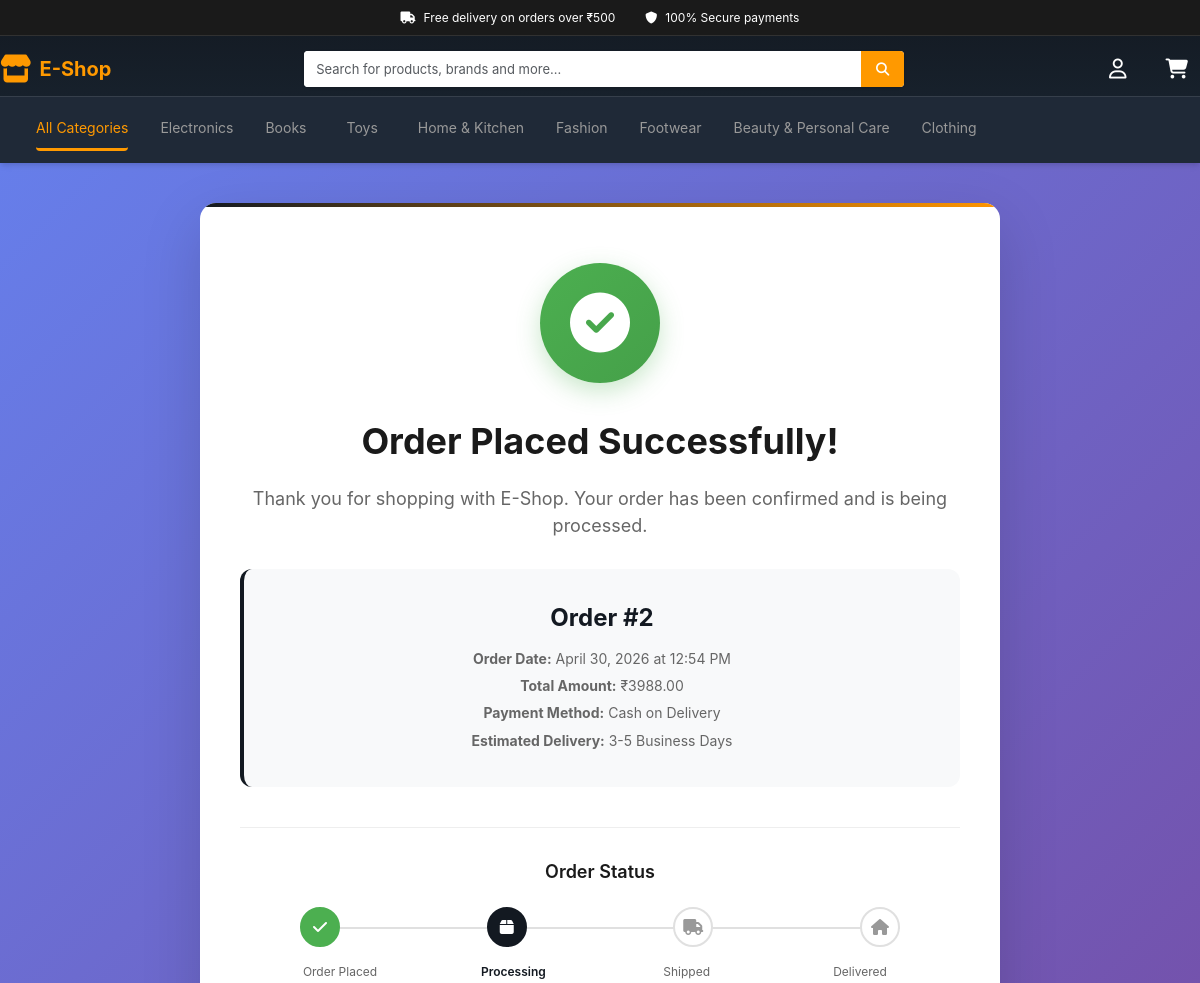
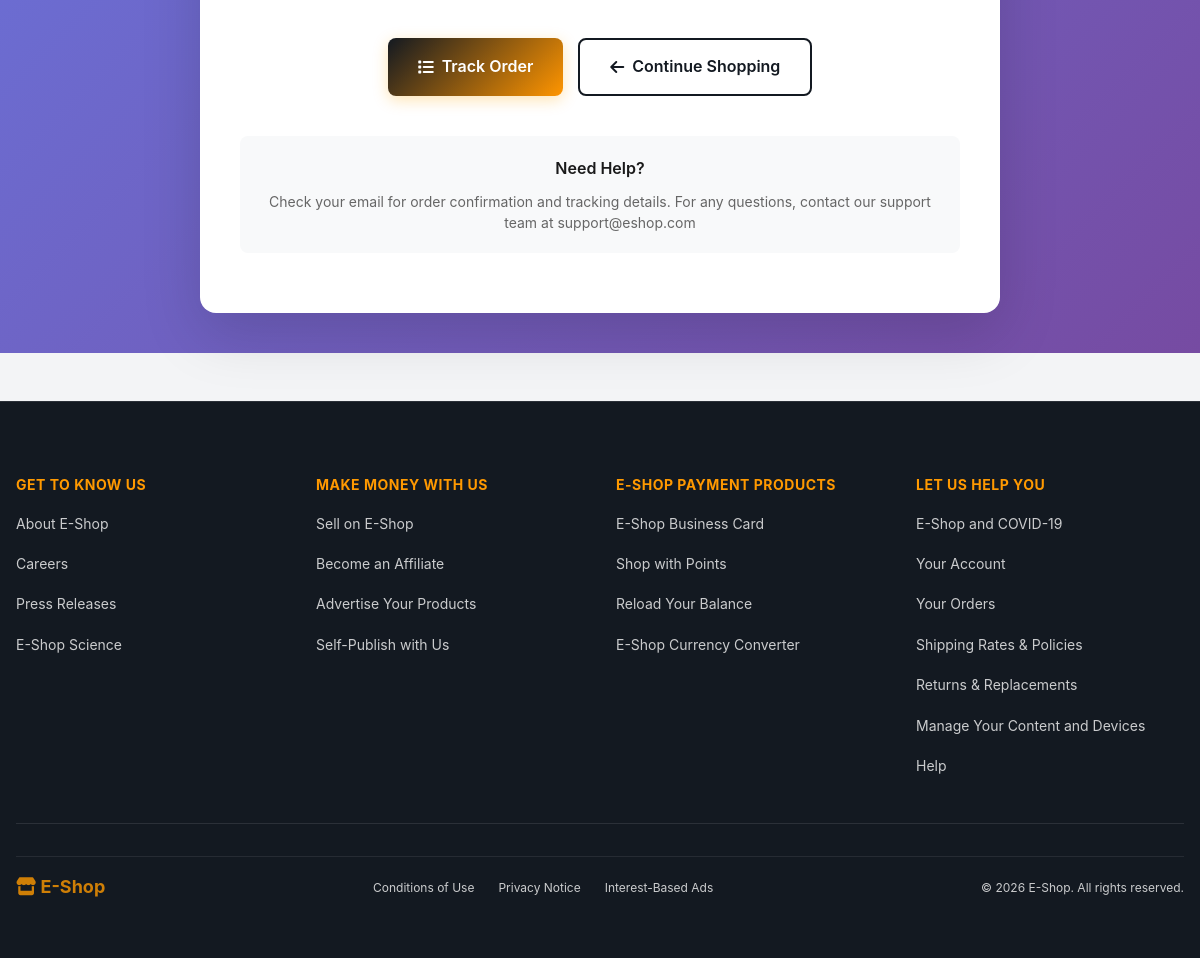
/orders/success/2/ (signed in), run on the app's committed database (2 pictures, top to bottom).
### products/models.py (models this page shows, shortened)
class Category(models.Model):
    name = models.CharField(max_length=200, unique=True)
    slug = models.SlugField(max_length=200, unique=True)
    icon = models.CharField(max_length=50, blank=True, help_text="Font Awesome icon class")
    class Meta:
        verbose_name_plural = 'categories'

### orders/models.py (models this page shows, shortened)
class Order(models.Model):
    user = models.ForeignKey(settings.AUTH_USER_MODEL, related_name='orders', on_delete=models.CASCADE)
    first_name = models.CharField(max_length=50)
    last_name = models.CharField(max_length=50)
    email = models.EmailField()
    phone_number = models.CharField(max_length=20, blank=False)
    address = models.CharField(max_length=250)
    city = models.CharField(max_length=100)
    state = models.CharField(max_length=100, blank=False)
    postal_code = models.CharField(max_length=20)
    country = models.CharField(max_length=100, blank=False)
    created = models.DateTimeField(auto_now_add=True)
    updated = models.DateTimeField(auto_now=True)
    paid = models.BooleanField(default=False)
    class Meta:
        ordering = ('-created',)
    def get_total_cost(self):
        return sum(item.get_cost() for item in self.items.all())

class OrderItem(models.Model):
    order = models.ForeignKey(Order, related_name='items', on_delete=models.CASCADE)
    product = models.ForeignKey(Product, related_name='order_items', on_delete=models.CASCADE)
    price = models.DecimalField(max_digits=10, decimal_places=2)
    quantity = models.PositiveIntegerField(default=1)
    def get_cost(self):
        return self.price * self.quantity

### orders/views.py (the view)
# urls.py: path('success/<int:order_id>/', views.order_success, name='order_success'),
@login_required
def order_success(request, order_id):
    order = get_object_or_404(Order, id=order_id, user=request.user)
    return render(request, 'orders/success.html', {'order': order})

### products/context_processors.py (called while the page is built)
def categories_processor(request):
    return {
        'global_categories': Category.objects.all()
    }

### templates/orders/success.html (shortened to what this page needs)
{% extends 'base.html' %}
{% block content %}
<div class="order-success-container">
    <div class="order-success-card">
        <div class="success-icon">
            <i class="fa-solid fa-circle-check"></i>
        </div>
        <h1 class="order-success-title">Order Placed Successfully!</h1>
        <p class="order-success-subtitle">Thank you for shopping with E-Shop. Your order has been confirmed and is being processed.</p>
        <div class="order-details">
            <div class="order-number">Order #{{ order.id }}</div>
            <div class="order-info">
                <p><strong>Order Date:</strong> {{ order.created|date:"F j, Y \a\t g:i A" }}</p>
                <p><strong>Total Amount:</strong> ₹{{ order.get_total_cost }}</p>
                <p><strong>Payment Method:</strong> {{ order.payment_method|default:"Cash on Delivery" }}</p>
                <p><strong>Estimated Delivery:</strong> 3-5 Business Days</p>
            </div>
        </div>
        <div class="order-timeline">
            <h3 class="timeline-title">Order Status</h3>
            <div class="timeline-steps">
                <div class="timeline-step completed">
                    <i class="fa-solid fa-check"></i>
                </div>
                <div class="timeline-step active">
                    <i class="fa-solid fa-box"></i>
                </div>
                <div class="timeline-step">
                    <i class="fa-solid fa-truck"></i>
                </div>
                <div class="timeline-step">
                    <i class="fa-solid fa-house"></i>
                </div>
            </div>
            <div class="timeline-labels">
                <div class="timeline-label completed">Order Placed</div>
                <div class="timeline-label active">Processing</div>
                <div class="timeline-label">Shipped</div>
                <div class="timeline-label">Delivered</div>
            </div>
        </div>
        <div class="order-actions">
            <a href="{% url 'orders:order_history' %}" class="order-action-btn primary">
                <i class="fa-solid fa-list"></i>
                Track Order
            </a>
            <a href="{% url 'products:product_list' %}" class="order-action-btn secondary">
                <i class="fa-solid fa-arrow-left"></i>
                Continue Shopping
            </a>
        </div>
        <div class="help-section">
            <h4 class="help-title">Need Help?</h4>
            <p class="help-text">
                Check your email for order confirmation and tracking details.
                For any questions, contact our support team at support@eshop.com
            </p>
        </div>
    </div>
</div>
{% endblock %}

### templates/base.html (shortened to what this page needs)
{% load static %}
<!DOCTYPE html>
<html lang="en">
<head>
    <link rel="stylesheet" href="{% static 'css/style.css' %}?v=3.0">
    <link rel="stylesheet" href="https://cdnjs.cloudflare.com/ajax/libs/font-awesome/6.4.0/css/all.min.css">
</head>
<body>
    <header class="header">
        <div class="top-bar">
            <div class="container">
                <span><i class="fa-solid fa-truck"></i> Free delivery on orders over ₹500</span>
                <span><i class="fa-solid fa-shield"></i> 100% Secure payments</span>
            </div>
        </div>
        <div class="navbar container">
            <a href="{% url 'products:product_list' %}" class="logo">
                <i class="fa-solid fa-store"></i>
                <span>E-Shop</span>
            </a>
            <div class="search-bar">
                <form action="{% url 'products:product_list' %}" method="get">
                    <input type="text" name="q" placeholder="Search for products, brands and more..." value="{{ request.GET.q }}" autocomplete="off">
                    <button type="submit">
                        <i class="fa-solid fa-magnifying-glass"></i>
                    </button>
                </form>
            </div>
            <nav class="nav-links">
                {% if request.user.is_authenticated %}
                    <div class="nav-item dropdown">
                        <button class="dropdown-toggle">
                            <i class="fa-regular fa-user"></i>
                        </button>
                    </div>
                {% else %}
                    <a href="{% url 'users:login' %}" class="nav-item">
                        <i class="fa-regular fa-user"></i>
                        <span>Hello, Sign in</span>
                    </a>
                {% endif %}
                <a href="{% url 'cart:cart_detail' %}" class="nav-item cart-icon">
                    <i class="fa-solid fa-cart-shopping"></i>
                </a>
            </nav>
        </div>
        <div class="categories-bar">
            <div class="container">
                <div class="categories-menu">
                    <div class="categories-list" id="categories-list">
                        <a href="{% url 'products:product_list' %}" class="category-link active">All Categories</a>
                        {% for c in global_categories %}
                            <a href="{% url 'products:product_list_by_category' c.slug %}" class="category-link">
                                {{ c.name }}
                            </a>
                        {% endfor %}
                    </div>
                </div>
            </div>
        </div>
    </header>
    <main class="main-content">
        {% block content %}
        {% endblock %}
    </main>
    <footer class="footer">
        <div class="container">
            <div class="footer-content">
                <div class="footer-section">
                    <h3>Get to Know Us</h3>
                    <a href="#">About E-Shop</a>
                    <a href="#">Careers</a>
                    <a href="#">Press Releases</a>
                    <a href="#">E-Shop Science</a>
                </div>
                <div class="footer-section">
                    <h3>Make Money with Us</h3>
                    <a href="#">Sell on E-Shop</a>
                    <a href="#">Become an Affiliate</a>
                    <a href="#">Advertise Your Products</a>
                    <a href="#">Self-Publish with Us</a>
                </div>
                <div class="footer-section">
                    <h3>E-Shop Payment Products</h3>
                    <a href="#">E-Shop Business Card</a>
                    <a href="#">Shop with Points</a>
                    <a href="#">Reload Your Balance</a>
                    <a href="#">E-Shop Currency Converter</a>
                </div>
                <div class="footer-section">
                    <h3>Let Us Help You</h3>
                    <a href="#">E-Shop and COVID-19</a>
                    <a href="#">Your Account</a>
                    <a href="#">Your Orders</a>
                    <a href="#">Shipping Rates & Policies</a>
                    <a href="#">Returns & Replacements</a>
                    <a href="#">Manage Your Content and Devices</a>
                    <a href="#">Help</a>
                </div>
            </div>
            <div class="footer-bottom">
                <div class="footer-logo">
                    <a href="{% url 'products:product_list' %}">
                        <i class="fa-solid fa-store"></i> E-Shop
                    </a>
                </div>
                <div class="footer-links">
                    <a href="#">Conditions of Use</a>
                    <a href="#">Privacy Notice</a>
                    <a href="#">Interest-Based Ads</a>
                </div>
                <div class="footer-copyright">
                    <p>&copy; 2026 E-Shop. All rights reserved.</p>
                </div>
            </div>
        </div>
    </footer>
</body>
</html>

### templates/base.html (style rules this page uses)
.top-bar { background: #1a1a1a; padding: 8px 0; font-size: 12px; }
.top-bar .container { display: flex; justify-content: center; gap: 30px; flex-wrap: wrap; }
.top-bar span { display: flex; align-items: center; gap: 8px; }
.navbar { display: flex; align-items: center; gap: 20px; padding: 15px 0; flex-wrap: wrap; }
.logo { display: flex; align-items: center; gap: 8px; font-size: 24px; font-weight: 700; color: var(--secondary-color); white-space: nowrap; flex-shrink: 0; }
.logo i { font-size: 28px; }
.logo span { display: inline; }
.search-bar { flex: 1; min-width: 200px; }
.search-bar form { display: flex; background: white; border-radius: 4px; overflow: hidden; }
.search-bar input { flex: 1; border: none; padding: 10px 12px; font-size: 13px; outline: none; }
.search-bar button { background: var(--secondary-color); color: white; border: none; padding: 0 15px; cursor: pointer; transition: background 0.3s; }
.nav-links { display: flex; align-items: center; gap: 15px; flex-shrink: 0; }
.nav-item { display: flex; align-items: center; gap: 5px; color: white; font-size: 13px; white-space: nowrap; position: relative; }
.cart-icon { position: relative; }
.dropdown { position: relative; }
.dropdown-toggle { display: flex; align-items: center; gap: 5px; color: white; background: none; border: none; font-size: 13px; cursor: pointer; white-space: nowrap; }
.categories-bar { background: var(--accent-color); border-top: 1px solid rgba(255,255,255,0.1); }
.categories-menu { display: flex; align-items: center; }
.categories-list { display: flex; align-items: center; gap: 32px; flex: 1; overflow-x: auto; padding: 0 20px; margin: 0; list-style: none; scrollbar-width: none; -ms-overflow-style: none; }
.category-link { color: #999; padding: 14px 20px; font-size: 13px; display: flex; align-items: center; gap: 8px; white-space: nowrap; transition: all 0.3s; border-bottom: 3px solid transparent; border-radius: 4px; }
.category-link.active { color: var(--secondary-color); border-bottom-color: var(--secondary-color); }

### data on the page
Category: name "Electronics"
Category: name "Books"
Category: name "Toys"
Category: name "Home & Kitchen"
Category: name "Fashion"
Category: name "Footwear"
Category: name "Beauty & Personal Care"
Category: name "Clothing"
Order: id "2", created "April 30, 2026 at 12:54 PM", get_total_cost "3988.00"

### other printed values
{{ order.payment_method|default:"Cash on Delivery" }} "Cash on Delivery"
